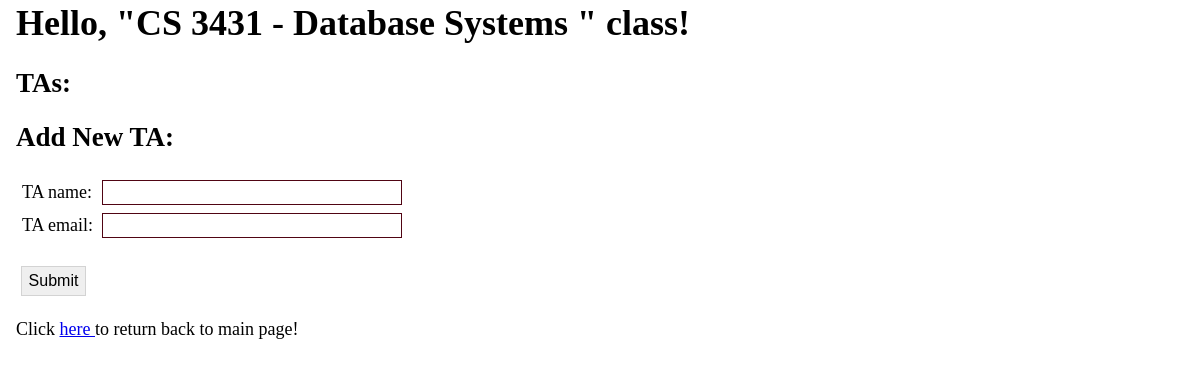
Page /course/2/assignta on the committed database.
### app/models.py (models this page shows, shortened)
class Course(db.Model):
    __tablename__ = 'course'
    id = db.Column(db.Integer, primary_key=True)
    coursenum = db.Column(db.String(3))
    title = db.Column(db.String(150))
    major = db.Column(db.String(20))
    roomid = db.Column(db.Integer,db.ForeignKey('room.id'))
    tas = db.relationship(
        'TeachingAssistant', secondary=assigned,
        primaryjoin=(assigned.c.course_id == id), lazy='dynamic', overlaps="courses")
    def all_tas(self):
        return self.tas

### app/routes.py (the view, shortened to what this page needs)
@app_blueprint.route('/course/<courseid>/assignta', methods = ['GET', 'POST'])
def course(courseid):
    form = TAForm()
    thecourse = Course.query.session.get(Course,courseid)
    return render_template('course.html', form = form, current_course = thecourse)

### app/forms.py
class TAForm(FlaskForm):
    ta_name = StringField(label= "TA name:", validators=[DataRequired()])
    ta_email = StringField(label= "TA email:", validators=[DataRequired(), Email()])
    submit = SubmitField('Submit')

### app/templates/course.html (shortened to what this page needs)
<head>
  <link rel="stylesheet" href="{{ url_for('static', filename='css/main.css') }}">
</head>
<h1>Hello, "{{current_course.major}} {{current_course.coursenum}} - {{current_course.title}} " class!</h1>
<h2>TAs:</h2>
<h2>Add New TA:</h2>
    <form method="POST">
      <table>
      <tr> <td>{{ form.ta_name.label(class = "formlabels")}} </td>
      <td class='tcolumn'> {{ form.ta_name(class='forminput')}} </td>
      </tr>
      <tr><td>{{ form.ta_email.label(class="formlabels")}} </td>
        <td class='tcolumn'> {{ form.ta_email(class='forminput')}} </td>
      </tr>
      </table>
    <p>{{ form.submit(class='button')}}</p>
    </form>
<p>Click <a href=" {{url_for('app.index')}}"> here </a> to return back to main page!</p>

### app/static/css/main.css (style rules this page uses)
.button { width : 65px; padding : 3px; font-size: 16px; margin : 5px; padding : 5px; border: 1px solid lightgray; }
.formlabels { margin : 2px; padding : 1px; font-size: 18px; }
.forminput { width: 100%; margin : 2px; padding : 1px; font-size: 18px; box-sizing: border-box; display: block; border:1px solid rgb(80, 4, 19); }
.tcolumn { width: 300px; }

### rows in the picture
Course: major "CS", coursenum "3431", title "Database Systems"
